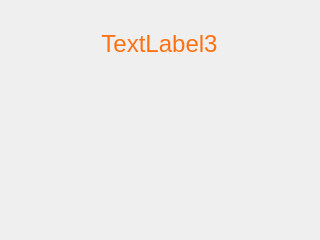
<?xml version="1.0" encoding="UTF-8"?>
<ui version="4.0">
 <class>MainWindow</class>
 <widget class="QMainWindow" name="MainWindow">
  <property name="geometry">
   <rect>
    <x>0</x>
    <y>0</y>
    <width>320</width>
    <height>240</height>
   </rect>
  </property>
  <property name="sizePolicy">
   <sizepolicy hsizetype="Fixed" vsizetype="Fixed">
    <horstretch>0</horstretch>
    <verstretch>0</verstretch>
   </sizepolicy>
  </property>
  <property name="minimumSize">
   <size>
    <width>320</width>
    <height>240</height>
   </size>
  </property>
  <property name="maximumSize">
   <size>
    <width>320</width>
    <height>240</height>
   </size>
  </property>
  <property name="windowTitle">
   <string>MainWindow</string>
  </property>
  <property name="styleSheet">
   <string notr="true"/>
  </property>
  <widget class="QWidget" name="centralwidget">
   <property name="styleSheet">
    <string notr="true"/>
   </property>
   <layout class="QVBoxLayout" name="verticalLayout">
    <item>
     <widget class="QStackedWidget" name="stackedWidget">
      <property name="minimumSize">
       <size>
        <width>320</width>
        <height>240</height>
       </size>
      </property>
      <property name="maximumSize">
       <size>
        <width>320</width>
        <height>240</height>
       </size>
      </property>
      <property name="currentIndex">
       <number>2</number>
      </property>
      <widget class="QWidget" name="page_1">
       <property name="minimumSize">
        <size>
         <width>320</width>
         <height>240</height>
        </size>
       </property>
       <property name="maximumSize">
        <size>
         <width>320</width>
         <height>240</height>
        </size>
       </property>
       <widget class="QWidget" name="layoutWidget">
        <property name="geometry">
         <rect>
          <x>0</x>
          <y>20</y>
          <width>302</width>
          <height>22</height>
         </rect>
        </property>
        <layout class="QHBoxLayout" name="horizontalLayout">
         <item>
          <widget class="QLabel" name="label_2">
           <property name="styleSheet">
            <string notr="true">#label_2{color:rgb(85, 170, 0)}</string>
           </property>
           <property name="text">
            <string>ROS2 humble</string>
           </property>
           <property name="alignment">
            <set>Qt::AlignLeading|Qt::AlignLeft|Qt::AlignTop</set>
           </property>
          </widget>
         </item>
         <item>
          <spacer name="horizontalSpacer">
           <property name="orientation">
            <enum>Qt::Horizontal</enum>
           </property>
           <property name="sizeHint" stdset="0">
            <size>
             <width>40</width>
             <height>20</height>
            </size>
           </property>
          </spacer>
         </item>
         <item>
          <widget class="QLabel" name="label_battery">
           <property name="styleSheet">
            <string notr="true">#label_battery{color:rgb(85, 0, 255)}</string>
           </property>
           <property name="text">
            <string>电池 80%</string>
           </property>
           <property name="alignment">
            <set>Qt::AlignRight|Qt::AlignTop|Qt::AlignTrailing</set>
           </property>
          </widget>
         </item>
        </layout>
       </widget>
       <widget class="QWidget" name="layoutWidget">
        <property name="geometry">
         <rect>
          <x>0</x>
          <y>40</y>
          <width>301</width>
          <height>134</height>
         </rect>
        </property>
        <layout class="QGridLayout" name="m_gridLayout">
         <item row="0" column="1">
          <widget class="MatrixLabel" name="label_01">
           <property name="minimumSize">
            <size>
             <width>40</width>
             <height>40</height>
            </size>
           </property>
           <property name="maximumSize">
            <size>
             <width>40</width>
             <height>40</height>
            </size>
           </property>
           <property name="frameShape">
            <enum>QFrame::Panel</enum>
           </property>
           <property name="lineWidth">
            <number>0</number>
           </property>
           <property name="text">
            <string>&lt;!DOCTYPE HTML PUBLIC &quot;-//W3C//DTD HTML 4.0//EN&quot; &quot;http://www.w3.org/TR/REC-html40/strict.dtd&quot;&gt;
&lt;html&gt;&lt;head&gt;&lt;meta name=&quot;qrichtext&quot; content=&quot;1&quot; /&gt;&lt;meta charset=&quot;utf-8&quot; /&gt;&lt;style type=&quot;text/css&quot;&gt;
p, li { white-space: pre-wrap; }
&lt;/style&gt;&lt;/head&gt;&lt;body style=&quot; font-family:'Sans Serif'; font-size:9pt; font-weight:400; font-style:normal;&quot;&gt;
&lt;p align=&quot;center&quot; style=&quot; margin-top:0px; margin-bottom:0px; margin-left:0px; margin-right:0px; -qt-block-indent:0; text-indent:0px;&quot;&gt;&lt;img src=&quot;:/icon/images/目标追踪.png&quot; /&gt;&lt;/p&gt;&lt;/body&gt;&lt;/html&gt;</string>
           </property>
          </widget>
         </item>
         <item row="2" column="2">
          <widget class="MatrixLabel" name="label_08">
           <property name="minimumSize">
            <size>
             <width>40</width>
             <height>40</height>
            </size>
           </property>
           <property name="maximumSize">
            <size>
             <width>40</width>
             <height>40</height>
            </size>
           </property>
           <property name="frameShape">
            <enum>QFrame::Panel</enum>
           </property>
           <property name="frameShadow">
            <enum>QFrame::Plain</enum>
           </property>
           <property name="lineWidth">
            <number>0</number>
           </property>
           <property name="text">
            <string>&lt;!DOCTYPE HTML PUBLIC &quot;-//W3C//DTD HTML 4.0//EN&quot; &quot;http://www.w3.org/TR/REC-html40/strict.dtd&quot;&gt;
&lt;html&gt;&lt;head&gt;&lt;meta name=&quot;qrichtext&quot; content=&quot;1&quot; /&gt;&lt;meta charset=&quot;utf-8&quot; /&gt;&lt;style type=&quot;text/css&quot;&gt;
p, li { white-space: pre-wrap; }
&lt;/style&gt;&lt;/head&gt;&lt;body style=&quot; font-family:'Sans Serif'; font-size:9pt; font-weight:400; font-style:normal;&quot;&gt;
&lt;p style=&quot; margin-top:0px; margin-bottom:0px; margin-left:0px; margin-right:0px; -qt-block-indent:0; text-indent:0px;&quot;&gt;&lt;img src=&quot;:/icon/images/图像分割.png&quot; /&gt;&lt;/p&gt;&lt;/body&gt;&lt;/html&gt;</string>
           </property>
          </widget>
         </item>
         <item row="1" column="2">
          <widget class="MatrixLabel" name="label_05">
           <property name="minimumSize">
            <size>
             <width>40</width>
             <height>40</height>
            </size>
           </property>
           <property name="maximumSize">
            <size>
             <width>40</width>
             <height>40</height>
            </size>
           </property>
           <property name="frameShape">
            <enum>QFrame::Panel</enum>
           </property>
           <property name="frameShadow">
            <enum>QFrame::Plain</enum>
           </property>
           <property name="lineWidth">
            <number>0</number>
           </property>
           <property name="text">
            <string>&lt;!DOCTYPE HTML PUBLIC &quot;-//W3C//DTD HTML 4.0//EN&quot; &quot;http://www.w3.org/TR/REC-html40/strict.dtd&quot;&gt;
&lt;html&gt;&lt;head&gt;&lt;meta name=&quot;qrichtext&quot; content=&quot;1&quot; /&gt;&lt;meta charset=&quot;utf-8&quot; /&gt;&lt;style type=&quot;text/css&quot;&gt;
p, li { white-space: pre-wrap; }
&lt;/style&gt;&lt;/head&gt;&lt;body style=&quot; font-family:'Sans Serif'; font-size:9pt; font-weight:400; font-style:normal;&quot;&gt;
&lt;p style=&quot; margin-top:0px; margin-bottom:0px; margin-left:0px; margin-right:0px; -qt-block-indent:0; text-indent:0px;&quot;&gt;&lt;img src=&quot;:/icon/images/年龄识别.png&quot; /&gt;&lt;/p&gt;&lt;/body&gt;&lt;/html&gt;</string>
           </property>
          </widget>
         </item>
         <item row="2" column="1">
          <widget class="MatrixLabel" name="label_07">
           <property name="minimumSize">
            <size>
             <width>40</width>
             <height>40</height>
            </size>
           </property>
           <property name="maximumSize">
            <size>
             <width>40</width>
             <height>40</height>
            </size>
           </property>
           <property name="frameShape">
            <enum>QFrame::Panel</enum>
           </property>
           <property name="frameShadow">
            <enum>QFrame::Plain</enum>
           </property>
           <property name="lineWidth">
            <number>0</number>
           </property>
           <property name="text">
            <string>&lt;!DOCTYPE HTML PUBLIC &quot;-//W3C//DTD HTML 4.0//EN&quot; &quot;http://www.w3.org/TR/REC-html40/strict.dtd&quot;&gt;
&lt;html&gt;&lt;head&gt;&lt;meta name=&quot;qrichtext&quot; content=&quot;1&quot; /&gt;&lt;meta charset=&quot;utf-8&quot; /&gt;&lt;style type=&quot;text/css&quot;&gt;
p, li { white-space: pre-wrap; }
&lt;/style&gt;&lt;/head&gt;&lt;body style=&quot; font-family:'Sans Serif'; font-size:9pt; font-weight:400; font-style:normal;&quot;&gt;
&lt;p style=&quot; margin-top:0px; margin-bottom:0px; margin-left:0px; margin-right:0px; -qt-block-indent:0; text-indent:0px;&quot;&gt;&lt;img src=&quot;:/icon/images/语音识别.png&quot; /&gt;&lt;/p&gt;&lt;/body&gt;&lt;/html&gt;</string>
           </property>
          </widget>
         </item>
         <item row="1" column="1">
          <widget class="MatrixLabel" name="label_04">
           <property name="minimumSize">
            <size>
             <width>40</width>
             <height>40</height>
            </size>
           </property>
           <property name="maximumSize">
            <size>
             <width>40</width>
             <height>40</height>
            </size>
           </property>
           <property name="frameShape">
            <enum>QFrame::Panel</enum>
           </property>
           <property name="frameShadow">
            <enum>QFrame::Plain</enum>
           </property>
           <property name="lineWidth">
            <number>0</number>
           </property>
           <property name="text">
            <string>&lt;!DOCTYPE HTML PUBLIC &quot;-//W3C//DTD HTML 4.0//EN&quot; &quot;http://www.w3.org/TR/REC-html40/strict.dtd&quot;&gt;
&lt;html&gt;&lt;head&gt;&lt;meta name=&quot;qrichtext&quot; content=&quot;1&quot; /&gt;&lt;meta charset=&quot;utf-8&quot; /&gt;&lt;style type=&quot;text/css&quot;&gt;
p, li { white-space: pre-wrap; }
&lt;/style&gt;&lt;/head&gt;&lt;body style=&quot; font-family:'Sans Serif'; font-size:9pt; font-weight:400; font-style:normal;&quot;&gt;
&lt;p style=&quot; margin-top:0px; margin-bottom:0px; margin-left:0px; margin-right:0px; -qt-block-indent:0; text-indent:0px;&quot;&gt;&lt;img src=&quot;:/icon/images/关于设备.png&quot; /&gt;&lt;/p&gt;&lt;/body&gt;&lt;/html&gt;</string>
           </property>
          </widget>
         </item>
         <item row="2" column="0">
          <widget class="MatrixLabel" name="label_06">
           <property name="minimumSize">
            <size>
             <width>40</width>
             <height>40</height>
            </size>
           </property>
           <property name="maximumSize">
            <size>
             <width>40</width>
             <height>40</height>
            </size>
           </property>
           <property name="frameShape">
            <enum>QFrame::Panel</enum>
           </property>
           <property name="frameShadow">
            <enum>QFrame::Plain</enum>
           </property>
           <property name="lineWidth">
            <number>0</number>
           </property>
           <property name="text">
            <string>&lt;!DOCTYPE HTML PUBLIC &quot;-//W3C//DTD HTML 4.0//EN&quot; &quot;http://www.w3.org/TR/REC-html40/strict.dtd&quot;&gt;
&lt;html&gt;&lt;head&gt;&lt;meta name=&quot;qrichtext&quot; content=&quot;1&quot; /&gt;&lt;meta charset=&quot;utf-8&quot; /&gt;&lt;style type=&quot;text/css&quot;&gt;
p, li { white-space: pre-wrap; }
&lt;/style&gt;&lt;/head&gt;&lt;body style=&quot; font-family:'Sans Serif'; font-size:9pt; font-weight:400; font-style:normal;&quot;&gt;
&lt;p style=&quot; margin-top:0px; margin-bottom:0px; margin-left:0px; margin-right:0px; -qt-block-indent:0; text-indent:0px;&quot;&gt;&lt;img src=&quot;:/icon/images/隔空作画.png&quot; /&gt;&lt;/p&gt;&lt;/body&gt;&lt;/html&gt;</string>
           </property>
          </widget>
         </item>
         <item row="0" column="0">
          <widget class="MatrixLabel" name="label_00">
           <property name="minimumSize">
            <size>
             <width>40</width>
             <height>40</height>
            </size>
           </property>
           <property name="maximumSize">
            <size>
             <width>40</width>
             <height>40</height>
            </size>
           </property>
           <property name="font">
            <font>
             <italic>false</italic>
             <bold>false</bold>
             <underline>false</underline>
             <strikeout>false</strikeout>
             <stylestrategy>PreferDefault</stylestrategy>
             <kerning>true</kerning>
            </font>
           </property>
           <property name="frameShape">
            <enum>QFrame::Panel</enum>
           </property>
           <property name="frameShadow">
            <enum>QFrame::Plain</enum>
           </property>
           <property name="lineWidth">
            <number>0</number>
           </property>
           <property name="midLineWidth">
            <number>0</number>
           </property>
           <property name="text">
            <string>&lt;!DOCTYPE HTML PUBLIC &quot;-//W3C//DTD HTML 4.0//EN&quot; &quot;http://www.w3.org/TR/REC-html40/strict.dtd&quot;&gt;
&lt;html&gt;&lt;head&gt;&lt;meta name=&quot;qrichtext&quot; content=&quot;1&quot; /&gt;&lt;meta charset=&quot;utf-8&quot; /&gt;&lt;style type=&quot;text/css&quot;&gt;
p, li { white-space: pre-wrap; }
&lt;/style&gt;&lt;/head&gt;&lt;body style=&quot; font-family:'Sans Serif'; font-size:9pt; font-weight:400; font-style:normal;&quot;&gt;
&lt;p style=&quot; margin-top:0px; margin-bottom:0px; margin-left:0px; margin-right:0px; -qt-block-indent:0; text-indent:0px;&quot;&gt;&lt;img src=&quot;:/icon/images/手势识别.png&quot; /&gt;&lt;/p&gt;&lt;/body&gt;&lt;/html&gt;</string>
           </property>
           <property name="wordWrap">
            <bool>false</bool>
           </property>
          </widget>
         </item>
         <item row="1" column="0">
          <widget class="MatrixLabel" name="label_03">
           <property name="minimumSize">
            <size>
             <width>40</width>
             <height>40</height>
            </size>
           </property>
           <property name="maximumSize">
            <size>
             <width>40</width>
             <height>40</height>
            </size>
           </property>
           <property name="frameShape">
            <enum>QFrame::Panel</enum>
           </property>
           <property name="frameShadow">
            <enum>QFrame::Plain</enum>
           </property>
           <property name="lineWidth">
            <number>0</number>
           </property>
           <property name="text">
            <string>&lt;!DOCTYPE HTML PUBLIC &quot;-//W3C//DTD HTML 4.0//EN&quot; &quot;http://www.w3.org/TR/REC-html40/strict.dtd&quot;&gt;
&lt;html&gt;&lt;head&gt;&lt;meta name=&quot;qrichtext&quot; content=&quot;1&quot; /&gt;&lt;meta charset=&quot;utf-8&quot; /&gt;&lt;style type=&quot;text/css&quot;&gt;
p, li { white-space: pre-wrap; }
&lt;/style&gt;&lt;/head&gt;&lt;body style=&quot; font-family:'Sans Serif'; font-size:9pt; font-weight:400; font-style:normal;&quot;&gt;
&lt;p style=&quot; margin-top:0px; margin-bottom:0px; margin-left:0px; margin-right:0px; -qt-block-indent:0; text-indent:0px;&quot;&gt;&lt;img src=&quot;:/icon/images/人脸检测.png&quot; /&gt;&lt;/p&gt;&lt;/body&gt;&lt;/html&gt;</string>
           </property>
          </widget>
         </item>
         <item row="0" column="2">
          <widget class="MatrixLabel" name="label_02">
           <property name="minimumSize">
            <size>
             <width>40</width>
             <height>40</height>
            </size>
           </property>
           <property name="maximumSize">
            <size>
             <width>40</width>
             <height>40</height>
            </size>
           </property>
           <property name="frameShape">
            <enum>QFrame::Panel</enum>
           </property>
           <property name="lineWidth">
            <number>0</number>
           </property>
           <property name="text">
            <string>&lt;!DOCTYPE HTML PUBLIC &quot;-//W3C//DTD HTML 4.0//EN&quot; &quot;http://www.w3.org/TR/REC-html40/strict.dtd&quot;&gt;
&lt;html&gt;&lt;head&gt;&lt;meta name=&quot;qrichtext&quot; content=&quot;1&quot; /&gt;&lt;meta charset=&quot;utf-8&quot; /&gt;&lt;style type=&quot;text/css&quot;&gt;
p, li { white-space: pre-wrap; }
&lt;/style&gt;&lt;/head&gt;&lt;body style=&quot; font-family:'Sans Serif'; font-size:9pt; font-weight:400; font-style:normal;&quot;&gt;
&lt;p align=&quot;center&quot; style=&quot; margin-top:0px; margin-bottom:0px; margin-left:0px; margin-right:0px; -qt-block-indent:0; text-indent:0px;&quot;&gt;&lt;img src=&quot;:/icon/images/人体识别.png&quot; /&gt;&lt;/p&gt;&lt;/body&gt;&lt;/html&gt;</string>
           </property>
          </widget>
         </item>
        </layout>
       </widget>
       <widget class="QWidget" name="layoutWidget">
        <property name="geometry">
         <rect>
          <x>0</x>
          <y>180</y>
          <width>302</width>
          <height>27</height>
         </rect>
        </property>
        <layout class="QHBoxLayout" name="horizontalLayout_2">
         <item>
          <widget class="QLabel" name="label">
           <property name="minimumSize">
            <size>
             <width>150</width>
             <height>25</height>
            </size>
           </property>
           <property name="maximumSize">
            <size>
             <width>150</width>
             <height>25</height>
            </size>
           </property>
           <property name="font">
            <font>
             <pointsize>16</pointsize>
             <bold>true</bold>
            </font>
           </property>
           <property name="styleSheet">
            <string notr="true">#label{color:rgb(0, 85, 255)}</string>
           </property>
           <property name="text">
            <string>label</string>
           </property>
           <property name="alignment">
            <set>Qt::AlignCenter</set>
           </property>
          </widget>
         </item>
         <item>
          <widget class="QLabel" name="label_3">
           <property name="font">
            <font>
             <pointsize>12</pointsize>
             <italic>true</italic>
            </font>
           </property>
           <property name="layoutDirection">
            <enum>Qt::LeftToRight</enum>
           </property>
           <property name="styleSheet">
            <string notr="true">#label_3{color:rgb(255, 200, 92)}</string>
           </property>
           <property name="text">
            <string>XGO20250327</string>
           </property>
           <property name="alignment">
            <set>Qt::AlignBottom|Qt::AlignRight|Qt::AlignTrailing</set>
           </property>
          </widget>
         </item>
        </layout>
       </widget>
      </widget>
      <widget class="QWidget" name="page_3">
       <property name="minimumSize">
        <size>
         <width>320</width>
         <height>240</height>
        </size>
       </property>
       <property name="maximumSize">
        <size>
         <width>320</width>
         <height>240</height>
        </size>
       </property>
       <widget class="QWidget" name="gridLayoutWidget">
        <property name="geometry">
         <rect>
          <x>9</x>
          <y>19</y>
          <width>291</width>
          <height>191</height>
         </rect>
        </property>
        <layout class="QGridLayout" name="gridLayout2">
         <item row="0" column="0">
          <widget class="QLabel" name="label_09">
           <property name="text">
            <string>&lt;html&gt;&lt;head/&gt;&lt;body&gt;&lt;p align=&quot;center&quot;&gt;&lt;span style=&quot; font-size:18pt; color:#ff7214;&quot;&gt;TextLabel&lt;/span&gt;&lt;/p&gt;&lt;/body&gt;&lt;/html&gt;</string>
           </property>
          </widget>
         </item>
         <item row="0" column="1">
          <widget class="QLabel" name="label_10">
           <property name="text">
            <string>TextLabel</string>
           </property>
          </widget>
         </item>
         <item row="0" column="2">
          <widget class="QLabel" name="label_4">
           <property name="text">
            <string>TextLabel</string>
           </property>
          </widget>
         </item>
        </layout>
       </widget>
      </widget>
      <widget class="QWidget" name="page_4">
       <widget class="QLabel" name="label_info">
        <property name="geometry">
         <rect>
          <x>0</x>
          <y>10</y>
          <width>301</width>
          <height>51</height>
         </rect>
        </property>
        <property name="text">
         <string>&lt;html&gt;&lt;head/&gt;&lt;body&gt;&lt;p align=&quot;center&quot;&gt;&lt;span style=&quot; font-size:18pt; color:#ff7214;&quot;&gt;TextLabel3&lt;/span&gt;&lt;/p&gt;&lt;/body&gt;&lt;/html&gt;</string>
        </property>
       </widget>
      </widget>
     </widget>
    </item>
   </layout>
  </widget>
 </widget>
 <customwidgets>
  <customwidget>
   <class>MatrixLabel</class>
   <extends>QLabel</extends>
   <header location="global">MatrixLabel.h</header>
  </customwidget>
 </customwidgets>
 <resources/>
 <connections/>
</ui>
